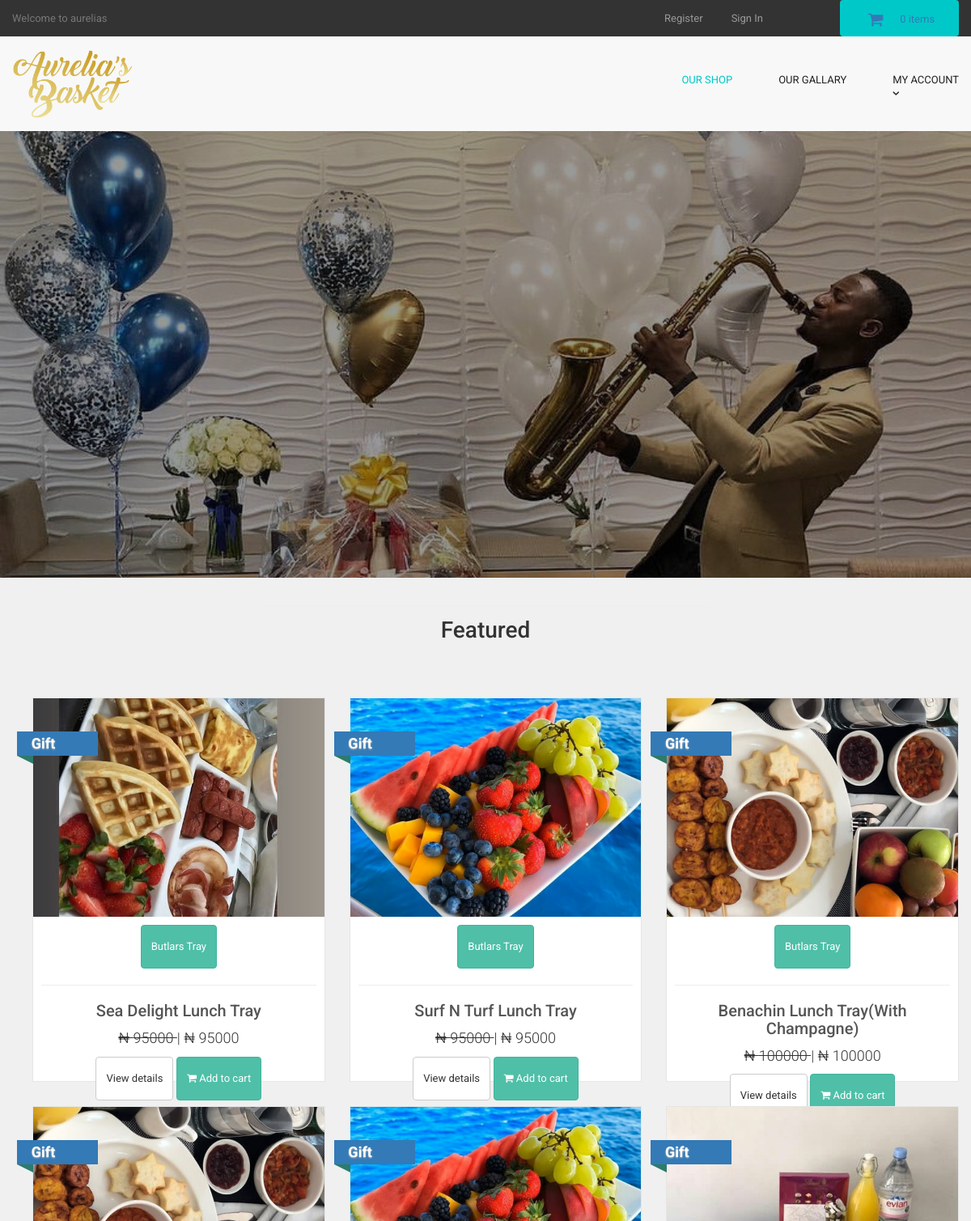
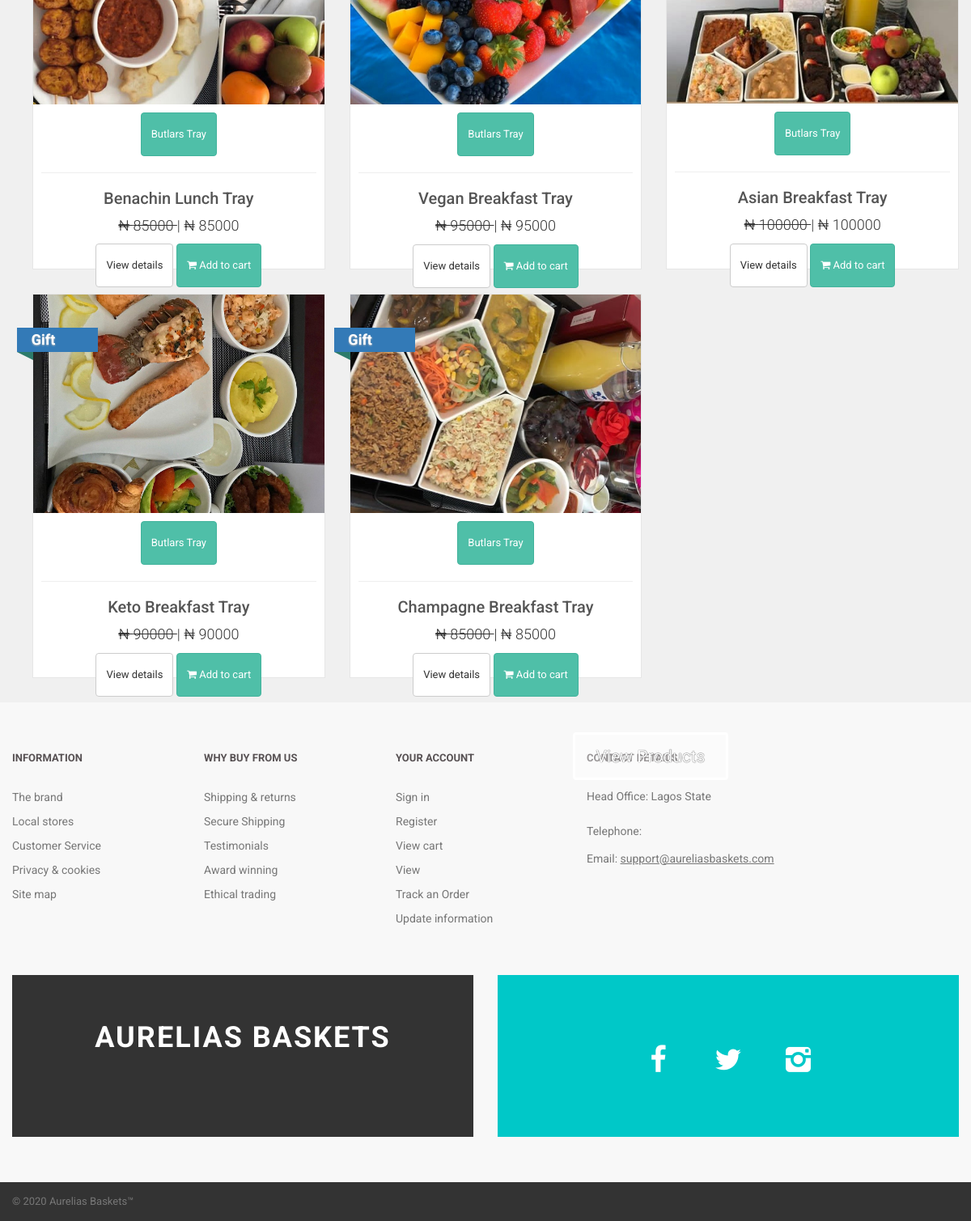
The page / on the database its author committed (2 pictures, top to bottom).
### tables this page shows
CREATE TABLE `products` (
  `product_id` int(10) NOT NULL,
  `p_cat_id` int(10) NOT NULL,
  `cat_id` int(10) NOT NULL,
  `manufacturer_id` int(10) NOT NULL,
  `date` timestamp NOT NULL DEFAULT CURRENT_TIMESTAMP ON UPDATE CURRENT_TIMESTAMP,
  `product_title` text NOT NULL,
  `product_url` text NOT NULL,
  `product_img1` text NOT NULL,
  `product_img2` text NOT NULL,
  `product_img3` text NOT NULL,
  `product_price` int(10) NOT NULL,
  `product_psp_price` int(100) NOT NULL,
  `product_desc` text NOT NULL,
  `product_features` text NOT NULL,
  `product_video` text NOT NULL,
  `product_keywords` text NOT NULL,
  `product_label` text NOT NULL,
  `status` varchar(255) NOT NULL
);

CREATE TABLE `manufacturers` (
  `manufacturer_id` int(10) NOT NULL,
  `manufacturer_title` text NOT NULL,
  `manufacturer_top` text NOT NULL,
  `manufacturer_image` text NOT NULL
);

### functions/functions.php (the view, shortened to what this page needs)
<?php
$db = mysqli_connect("localhost","root","root","ecom_store");
function getRealUserIp(){
    switch(true){
      default : return $_SERVER['REMOTE_ADDR'];
    }
 }
function items(){
global $db;
$ip_add = getRealUserIp();
$get_items = "select * from cart where ip_add='$ip_add'";
$run_items = mysqli_query($db,$get_items);
$count_items = mysqli_num_rows($run_items);
echo $count_items;
}
function getPro(){
global $db;
$get_products = "select * from products order by 1 DESC LIMIT 0,8";
$run_products = mysqli_query($db,$get_products);
while($row_products=mysqli_fetch_array($run_products)){
$pro_title = $row_products['product_title'];
$pro_price = $row_products['product_price'];
$pro_img1 = $row_products['product_img1'];
$pro_label = $row_products['product_label'];
$manufacturer_id = $row_products['manufacturer_id'];
$get_manufacturer = "select * from manufacturers where manufacturer_id='$manufacturer_id'";
$run_manufacturer = mysqli_query($db,$get_manufacturer);
$row_manufacturer = mysqli_fetch_array($run_manufacturer);
$manufacturer_name = $row_manufacturer['manufacturer_title'];
$pro_psp_price = $row_products['product_psp_price'];
$pro_url = $row_products['product_url'];
if($pro_label == "Sale" or $pro_label == "Gift"){
$product_price = "<del> &#8358 $pro_price </del>";
$product_psp_price = "| &#8358 $pro_psp_price";
}
else{
$product_psp_price = "";
$product_price = " &#8358 $pro_price";
}
if($pro_label == ""){
}
else{
$product_label = "
<a class='label sale' href='#' style='color:black;'>
<div class='thelabel'>$pro_label</div>
<div class='label-background'> </div>
</a>
";
}
echo "
<div class='col-md-4 col-sm-6 single' >
<div class='product' >
<a href='$pro_url' >
<img src='admin_area/product_images/$pro_img1' class='img-responsive' >
</a>
<div class='text' >
<center>
<p class='btn btn-primary'> $manufacturer_name </p>
</center>
<hr>
<h3><a href='$pro_url' >$pro_title</a></h3>
<p class='price' > $product_price $product_psp_price </p>
<p class='buttons' >
<a href='$pro_url' class='btn btn-default' >View details</a>
<a href='$pro_url' class='btn btn-primary'>
<i class='fa fa-shopping-cart'></i> Add to cart
</a>
</p>
</div>
$product_label
</div>
</div>
";
}
}
?>

### includes/header.php (shortened to what this page needs)
<!DOCTYPE html>
<html lang="en">
<head>
  <link href="styles/bootstrap.min.css" rel="stylesheet">
  <link href="styles/backend.css" rel="stylesheet">
  <link href="styles/style.css" rel="stylesheet">
  <link href="font-awesome/css/font-awesome.min.css" rel="stylesheet">

### includes/main.php (shortened to what this page needs)
</head>
<body>
  <header class="page-header">
    <div class="page-header__topline">
      <div class="container clearfix">
        <div class="currency">
          <a class="currency__change" href="customer/my_account.php?my_orders">
          <?php
          if(!isset($_SESSION['customer_email'])){
          echo "Welcome to aurelias";
          }
          else
          {
              echo "Welcome : " . $_SESSION['customer_email'] . "";
            }
?>
          </a>
        </div>
        <div class="basket">
          <a href="cart.php" class="btn btn--basket">
            <i class="icon-basket"></i>
            <?php items(); ?> items
          </a>
        </div>
        <ul class="login">
<li class="login__item">
<?php
if(!isset($_SESSION['customer_email'])){
  echo '<a href="customer_register.php" class="login__link">Register</a>';
}
  else
  {
      echo '<a href="my_account.php?my_orders" class="login__link">My Account</a>';
  }
?>
</li>
<li class="login__item">
<?php
if(!isset($_SESSION['customer_email'])){
  echo '<a href="checkout.php" class="login__link">Sign In</a>';
}
  else
  {
      echo '<a href="../logout.php" class="login__link">Log out</a>';
  }
?>
</li>
</ul>
      </div>
    </div>
    <div class="page-header__bottomline">
      <div class="container clearfix">
        <div class="logo">
          <a class="logo__link" id="logo_link"href="index.php">
            <img class="logo__img" src="images/logo.png" alt="Avenue fashion logotype" width="150" height="10">
          </a>
        </div>
        <nav class="main-nav">
          <ul class="categories">
            <li class="categories__item">
              <a class="categories__link categories__link--active" href="shop.php">
               Our Shop
              </a>
            </li>
            <li class="categories__item">
              <a class="categories__link" href="localstore.php">
                Our Gallary
              </a>
            </li>
          <li class="categories__item">
              <a class="categories__link" href="customer/my_account.php?my_orders">
                My Account
                <i class="icon-down-open-1"></i>
              </a>
            </li>
          </ul>
        </nav>
      </div>
    </div>
  </header>

### index.php (shortened to what this page needs)
<?php
include("includes/header.php");
include("functions/functions.php");
include("includes/main.php");
?>
  <main>
    <div class="hero">
      <a href="shop.php" class="btn1">View Products
</a>
    </div>
    <div class="wrapper">
            <h1>Featured<h1>
      </div>
    <div id="content" class="container">
    <div class="row">
    <?php
    getPro();
    ?>
    </div>
    </div>
    <footer class="page-footer">
      <div class="footer-nav">
        <div class="container clearfix">
          <div class="footer-nav__col footer-nav__col--info">
            <div class="footer-nav__heading">Information</div>
            <ul class="footer-nav__list">
              <li class="footer-nav__item">
                <a href="#" class="footer-nav__link">The brand</a>
              </li>
              <li class="footer-nav__item">
                <a href="#" class="footer-nav__link">Local stores</a>
              </li>
              <li class="footer-nav__item">
                <a href="#" class="footer-nav__link">Customer Service</a>
              </li>
              <li class="footer-nav__item">
                <a href="#" class="footer-nav__link">Privacy &amp; cookies</a>
              </li>
             /* <li class="footer-nav__item">
                <a href="#" class="footer-nav__link">Site map</a>
              </li>
            </ul>
          </div>
          <div class="footer-nav__col footer-nav__col--whybuy">
            <div class="footer-nav__heading">Why buy from us</div>
            <ul class="footer-nav__list">
              <li class="footer-nav__item">
                <a href="#" class="footer-nav__link">Shipping &amp; returns</a>
              </li>
              <li class="footer-nav__item">
                <a href="#" class="footer-nav__link">Secure Shipping</a>
              </li>
              <li class="footer-nav__item">
                <a href="#" class="footer-nav__link">Testimonials</a>
              </li>
              <li class="footer-nav__item">
                <a href="#" class="footer-nav__link">Award winning</a>
              </li>
              <li class="footer-nav__item">
                <a href="#" class="footer-nav__link">Ethical trading</a>
              </li>
            </ul>
          </div>
          <div class="footer-nav__col footer-nav__col--account">
            <div class="footer-nav__heading">Your account</div>
            <ul class="footer-nav__list">
              <li class="footer-nav__item">
                <a href="#" class="footer-nav__link">Sign in</a>
              </li>
              <li class="footer-nav__item">
                <a href="#" class="footer-nav__link">Register</a>
              </li>
              <li class="footer-nav__item">
                <a href="#" class="footer-nav__link">View cart</a>
              </li>
              <li class="footer-nav__item">
                <a href="#" class="footer-nav__link">View</a>
              </li>
              <li class="footer-nav__item">
                <a href="#" class="footer-nav__link">Track an Order</a>
              </li>
              <li class="footer-nav__item">
                <a href="#" class="footer-nav__link">Update information</a>
              </li>
            </ul>
          </div>
          <div class="footer-nav__col footer-nav__col--contacts">
            <div class="footer-nav__heading">Contact details</div>
            <address class="address">
            Head Office: Lagos State<br>
          </address>
            <div class="phone">
              Telephone:
            </div>
            <div class="email">
              Email:
              <a href="mailto:support@aureliasbaskets.com" class="email__addr">support@aureliasbaskets.com</a>
            </div>
          </div>
        </div>
      </div>
      <div class="banners">
        <div class="container clearfix">
           <div class="banner-award">
            <span>Aurelias Baskets</span>
          </div>
          <div class="banner-social">
            <a href="facebook.com/aureliasbaskets" class="banner-social__link">
            <i class="icon-facebook"></i>
          </a>
            <a href="twitter.com/aureliasbaskets" class="banner-social__link">
            <i class="icon-twitter"></i>
          </a>
            <a href="instagram.com/aureliasbaskets" class="banner-social__link">
            <i class="icon-instagram"></i>
          </a>
          </div>
        </div>
      </div>
      <div class="page-footer__subline">
        <div class="container clearfix">
          <div class="copyright">
            &copy; 2020 Aurelias Baskets&trade;
          </div>
        </div>
      </div>
    </footer>
</body>
</html>

### styles/style.css (style rules this page uses)
body { font-family: "Roboto", Helvetica, Arial, sans-serif; font-size: 14px; line-height: 1.42857143; color: #333333; background-color: #f0f0f0; overflow-x: hidden; }
.btn-primary { color:rgb(255, 255, 255); background-color:rgb(79, 191, 168); border-color:rgb(65, 179, 156); }
#content { padding-left:25px; }
#content .product { background:#fff; border: solid 1px #e6e6e6; box-sizing: border-box; margin-bottom: 30px; height: 475px; }
#content .product .text p.price { font-size:18px; text-align:center; font-weight:300; }
#content .product .text .buttons { clear:both; text-align:center; }
#content .product .text h3 { text-align:center; font-size:20px; }
#content .product .text h3 a { color:rgb(85, 85, 85); }
#content .product .text { padding:10px 10px 0px; }
#content .product .text .buttons .btn { margin-bottom:10px; }
.label { text-decoration : none; position: absolute; top: 50px; padding-left:51px; z-index: 20; }
.label .thelabel { position: relative; width: 100px; padding: 6px 50px 6px 15px; margin: 40px 50px 10px -71px; color: #fff; font-size:18px; font-weight:bold; background-color: #337ab7; text-shadow: 0px 1px 2px #bbb ; }
.label .thelabel:before, .label .thelabel:after { content: ''; position: absolute; width:0; height:0; }
.label .thelabel:after { left: 0px; top: 100%; border-width : 5px 10px; border-style: solid; border-color: #2d7b6b #2d7b6b transparent transparent; }
.label.sale { top: 0; }
#logo_link { margin: 0px; height: 116px; display: flex; align-items: center; }
.logo__img { height: 85px; }
.hero { padding : 0px; }
.hero:before { content: ""; position: relative; display: block; top: 0px; right: 0px; height: 69vh; width: 100vw; background-color: rgba(0, 0, 0, 0.4); }
.btn--basket { padding: 0; }
.page-header__bottomline { margin-top: 0px; display: block; }
.hero .btn1 { position: absolute; top: 80%; right: 25%; width: 192px; height: 59px; vertical-align: middle; font-size: 21px; color: white; background-color: rgba(255, 255, 255, 0.4); padding: 7px; text-shadow: 0px 0px 1px black; border: 3px solid white; border-radius: 4px; }

### rows shown on the page
products: product_img1 (picture), manufacturer.manufacturer_title "Butlars Tray", product_title "Sea Delight Lunch Tray", product_price "95000", product_psp_price "| ₦ 95000", product_label "Gift"
products: product_img1 (picture), manufacturer.manufacturer_title "Butlars Tray", product_title "Surf N Turf Lunch Tray", product_price "95000", product_psp_price "| ₦ 95000", product_label "Gift"
products: product_img1 (picture), manufacturer.manufacturer_title "Butlars Tray", product_title "Benachin Lunch Tray(With Champagne)", product_price "100000", product_psp_price "| ₦ 100000", product_label "Gift"
products: product_img1 (picture), manufacturer.manufacturer_title "Butlars Tray", product_title "Benachin Lunch Tray", product_price "85000", product_psp_price "| ₦ 85000", product_label "Gift"
products: product_img1 (picture), manufacturer.manufacturer_title "Butlars Tray", product_title "Vegan Breakfast Tray", product_price "95000", product_psp_price "| ₦ 95000", product_label "Gift"
products: product_img1 (picture), manufacturer.manufacturer_title "Butlars Tray", product_title "Asian Breakfast Tray", product_price "100000", product_psp_price "| ₦ 100000", product_label "Gift"
products: product_img1 (picture), manufacturer.manufacturer_title "Butlars Tray", product_title "Keto Breakfast Tray", product_price "90000", product_psp_price "| ₦ 90000", product_label "Gift"
products: product_img1 (picture), manufacturer.manufacturer_title "Butlars Tray", product_title "Champagne Breakfast Tray", product_price "85000", product_psp_price "| ₦ 85000", product_label "Gift"

### other values the page prints
$count_items "0"
